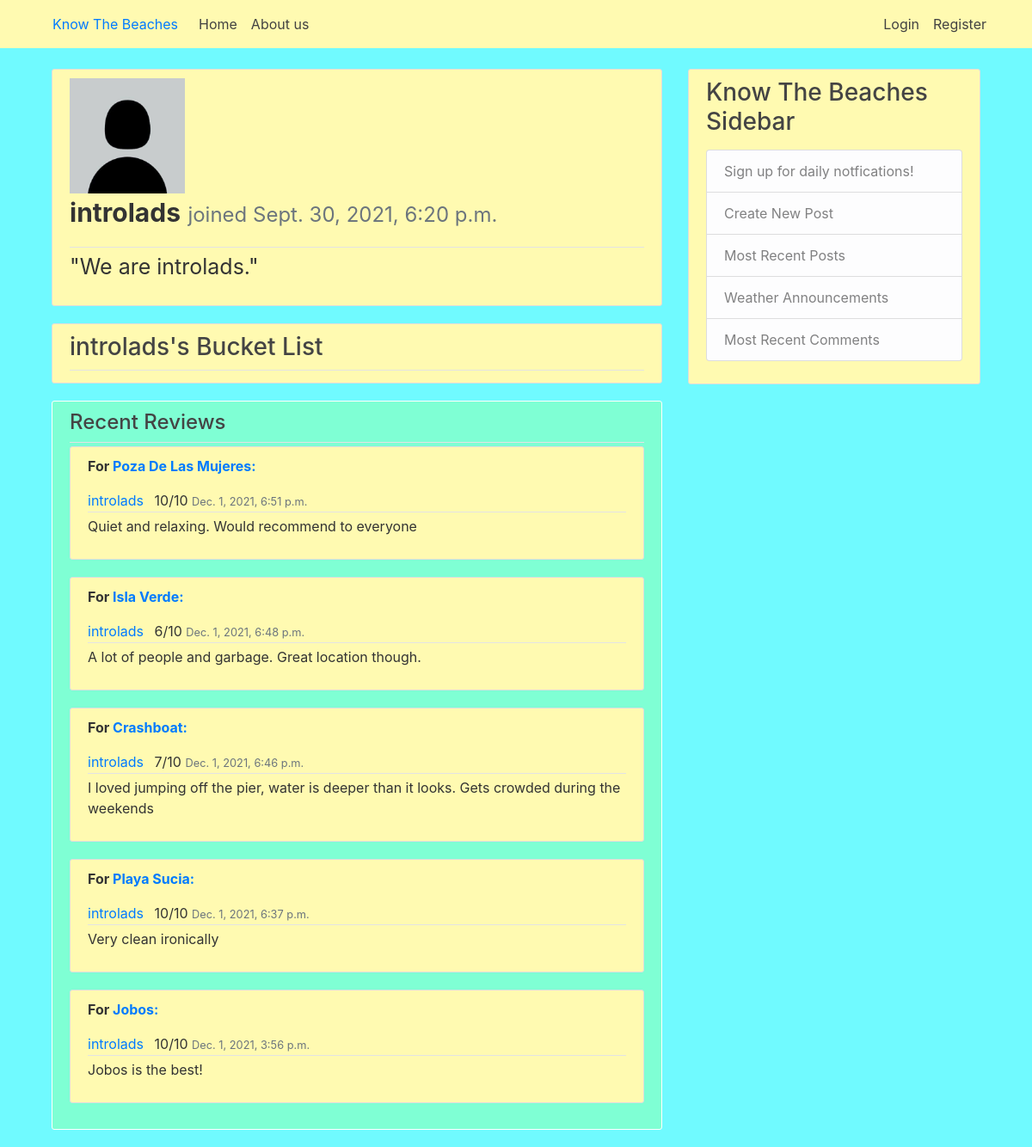
/profile/introlads/, run on the app's committed database.
### beach/models.py (models this page shows, shortened)
class Profile(models.Model):
    img = models.ImageField(upload_to='profile_pic', null = True)
    date_created = models.DateTimeField(default = timezone.now)
    user = models.ForeignKey(User, on_delete = models.CASCADE)
    bio = models.TextField(max_length=500, blank = True)
    bucketList = models.TextField(max_length=1000, blank = True)
    region = models.CharField(max_length = 2, choices=CHOICE_REGIONS) # N, NE, E, SE, S, SW, W, NW

class Rating(models.Model):
    date_posted = models.DateTimeField(default = timezone.now)
    overall = models.PositiveIntegerField(null = True, default=10, choices=CHOICE_NUM)
    swim = models.PositiveIntegerField(blank = True, null=True, choices=CHOICE_NUM)
    dive = models.PositiveIntegerField(blank= True, null = True, choices=CHOICE_NUM)
    surf = models.PositiveIntegerField(blank= True, null = True, choices=CHOICE_NUM)
    lounge = models.PositiveIntegerField(blank= True, null = True, choices=CHOICE_NUM)
    boat = models.PositiveIntegerField(blank= True, null = True, choices=CHOICE_NUM)
    isClean = models.PositiveIntegerField(blank= True, null = True, choices=CHOICE_NUM)
    safety = models.PositiveIntegerField(blank= True, null = True, choices=CHOICE_NUM)
    lifeguard = models.CharField(max_length = 3, choices=CHOICE_AVAILABLE, default='No', null = True)
    author = models.ForeignKey(User, on_delete = models.CASCADE, null = True)
    beach = models.ForeignKey(Beach, on_delete = models.CASCADE, null= True)

class Beach(models.Model):
    name = models.CharField(max_length = 60)
    img = models.ImageField(upload_to='beach_pic', null = True)
    region = models.CharField(max_length = 2, choices=CHOICE_REGIONS) # N, NE, E, SE, S, SW, W, NW
    overallRating = models.DecimalField(max_digits=3, decimal_places=1, null = True, default=0)
    swimRating = models.DecimalField(max_digits=3, decimal_places=1, null = True, default=0)
    diveRating = models.DecimalField(max_digits=3, decimal_places=1, null = True, default=0)
    surfRating = models.DecimalField(max_digits=3, decimal_places=1, null = True, default=0)
    loungeRating = models.DecimalField(max_digits=3, decimal_places=1, null = True, default=0)
    boatRating = models.DecimalField(max_digits=3, decimal_places=1, null = True, default=0)
    isCleanRating = models.DecimalField(max_digits=3, decimal_places=1, null = True, default=0)
    safetyRating = models.DecimalField(max_digits=3, decimal_places=1, null = True, default=0)
    lifeguardRating = models.CharField(max_length = 3, choices=CHOICE_AVAILABLE, default= 'No')

### userProfile/views.py (the view)
# urls.py: path('profile/', include('userProfile.urls'), name = 'profile'),
def userProfile(request, username='jeremy'): #if profile ID doesn't exist we must redirect to the login page.
    bListString = Profile.objects.get(user__username=username).bucketList
    bList = bListString.rsplit(",")
    recentComments = {}
    ratings = Rating.objects.filter(author__username=username).order_by('-date_posted')[:5]
    comments = Comment.objects.filter(author__username=username).order_by('-date_posted')[:5]
    i=0
    for comment in comments:
        recentComments[ratings[i].id] = comment.content
        i += 1
    context = {
        'profile': Profile.objects.filter(user__username=username)[0],
        'bucketList': Beach.objects.filter(name__in=bList),
        'recentRatings': ratings,
        'recentComments': recentComments
    }
    return render(request, 'userProfile/userProfile.html', context)

### templates/userProfile/userProfile.html (shortened to what this page needs)
{% extends "base.html" %}
{% block content %}
    <div>
    <article class="media content-section">
      <article class="media-body">
        <article class="article-metadata">
          <img src="{{profile.img.url}}" alt="image not found" width="20%">
          <p style="font-size: 30px;"><b>{{profile.user.username}}</b> <small class="text-muted">joined {{profile.date_created}}</small></p>
        </article>
        <p style="font-size: 25px;">"{{profile.bio}}"</p>
      </article>
    </article>
    </div>
    <div>
      <article class="media content-section">
        <div class="media-body">
          <div class="article-metadata">
            <h3>{{profile.user.username}}'s Bucket List</h3>
          </div>
        </div>
      </article>
    </div>
    <article class="media content-section" style="background-color: aquamarine; border-color: white;">
      <div class="media-body">
        <div class="article-metadata">
          <h4>Recent Reviews</h4>
        </div>
          {% for rating in recentRatings %}
            <article class="media content-section">
              <div class="media-body">
                <div class="article-metadata">
                  <p><b>For <a class="mr-2" href="{% url 'beach' rating.beach.name %}">{{rating.beach.name | title}}:</a></b></p>
                  <a class="mr-2" href="">{{profile.user.username}}</a>
                  <a>{{rating.overall}}/10</a>
                  <small class="text-muted">{{rating.date_posted}}</small>
                </div>
                <p class="article-content"> {{ recentComments | get:rating.id }}</p>
              </div>
            </article>
          {% endfor %}
      </div>
    </article>
{% endblock content %}

### beach/static/beach/main.css (style rules this page uses)
body { background: #70faff; color: #333333; margin-top: 5rem; }
h1, h2, h3, h4, h5, h6 { color: #444444; }
.content-section { background: #fffab1; padding: 10px 20px; border: 1px solid #dddddd; border-radius: 3px; margin-bottom: 20px; }
.article-content { white-space: pre-line; }
.article-metadata { padding-bottom: 1px; margin-bottom: 4px; border-bottom: 1px solid #e3e3e3 }

### data on the page
Profile: img (placeholder picture), user.username "introlads", date_created "Sept. 30, 2021, 6:20 p.m.", bio "We are introlads."
Rating: beach.name "Poza De Las Mujeres", overall "10", date_posted "Dec. 1, 2021, 6:51 p.m.", id "Quiet and relaxing. Would recommend to everyone"
Rating: beach.name "Isla Verde", overall "6", date_posted "Dec. 1, 2021, 6:48 p.m.", id "A lot of people and garbage. Great location though."
Rating: beach.name "Crashboat", overall "7", date_posted "Dec. 1, 2021, 6:46 p.m.", id "I loved jumping off the pier, water is deeper than it looks. Gets crowded during the weekends"
Rating: beach.name "Playa Sucia", overall "10", date_posted "Dec. 1, 2021, 6:37 p.m.", id "Very clean ironically"
Rating: beach.name "Jobos", overall "10", date_posted "Dec. 1, 2021, 3:56 p.m.", id "Jobos is the best!"
